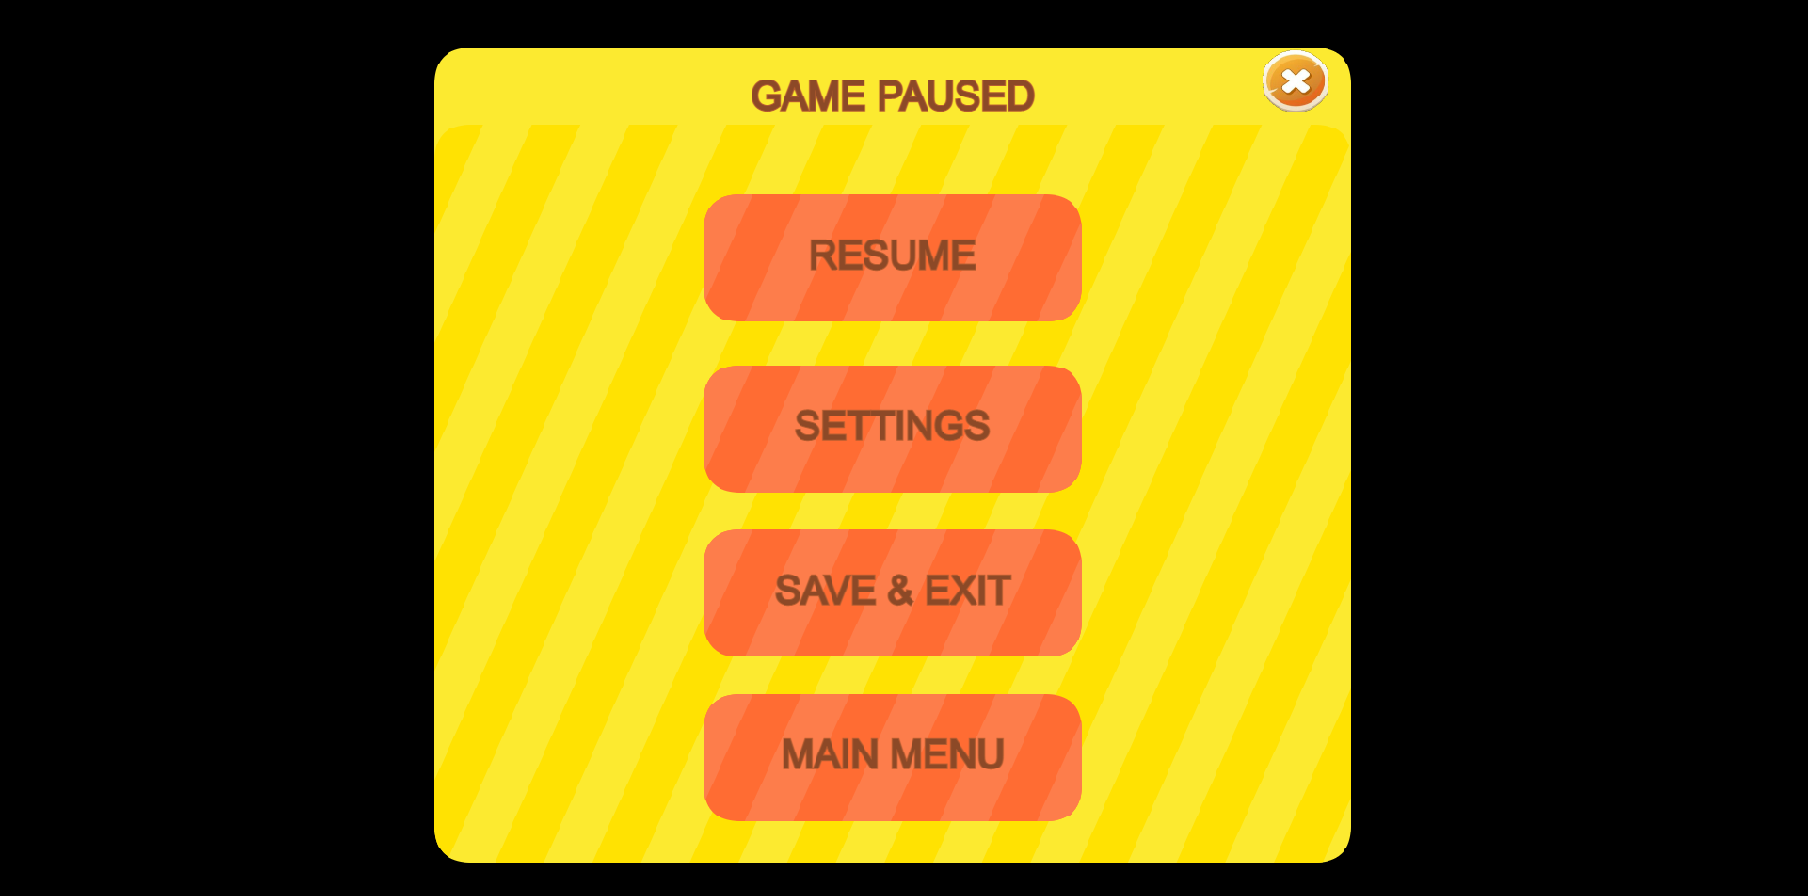

Below is a game level as drawn by its tile map, then a one-line description and the .tmx that defines it (tile-layer data replaced by summaries):
An orthogonal 113x56 tile map with 16x16 px tiles, 1 tile layer (Tile Layer 1), 3 tilesets.

<map version="1.9" tiledversion="1.9.2" orientation="orthogonal" renderorder="right-down" width="113" height="56" tilewidth="16" tileheight="16" infinite="0" nextlayerid="11" nextobjectid="4">
 <tileset firstgid="1" name="maaain" tilewidth="16" tileheight="16" spacing="2" margin="1" tilecount="6328" columns="113">
  <image source="maaain.png" width="2048" height="1024" />
 </tileset>
 <tileset firstgid="6329" name="newTest" tilewidth="16" tileheight="16" spacing="2" margin="1" tilecount="6328" columns="113">
  <image source="../newTest.png" width="2048" height="1024" />
 </tileset>
 <tileset firstgid="12657" name="res" tilewidth="16" tileheight="16" spacing="2" margin="1" tilecount="6328" columns="113">
  <image source="res.png" width="2048" height="1024" />
 </tileset>
 <layer id="10" name="Tile Layer 1" width="113" height="56">
  <data>[6328 cells, 2958 non-empty, 2958 distinct tile ids]</data>
 </layer>
</map>
